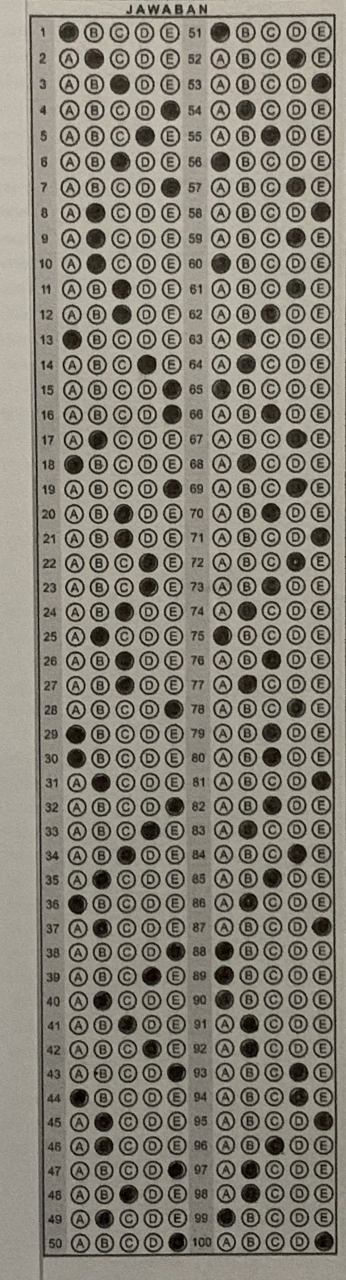
#> input picture inputs/circle_1/stu_good_light.jpg, 1036 x 3839 px, found by its file name (shown at 1/3 size); the run also reads 2 pictures not shown here
$ jupyter execute pg_circle_v3_not_ideal_lighting.ipynb   (older library calls are emulated)
#> lines starting #> are read from the running program, lines starting #| are printed output that depends on the picture; after the words box and inside, x2 and y2 are one past the last pixel; in counts of white or black regions, pixels touching at a corner belong together
[cell 1]
import cv2
import numpy as np
import matplotlib.pyplot as plt

def resize_image(image, target_size=(800, 1000)):
  '''Resize the image while maintaining aspect ratio'''
  h, w = image.shape[:2]
  scale = min(target_size[1] / w, target_size[0] / h)
  new_w = int(w * scale)
  new_h = int(h * scale)
  resized_image = cv2.resize(image, (new_w, new_h))
  return resized_image

def logarithmic_transformation(image, epsilon=1e-5):
  '''Apply logarithmic transformation to the image with zero value handling'''
  c = 255 / np.log(1 + np.max(image))
  # Epsilon zero-handling technique
  log_image = c * (np.log(1 + image + epsilon))
  log_image = np.array(log_image, dtype=np.uint8)

  return log_image

def contrast_stretching(image):
  min_val = np.min(image)
  max_val = np.max(image)
  stretched = (image - min_val) * (255 / (max_val - min_val))
  return stretched.astype(np.uint8)

def gaussian_blur(image, mode='Soft'):
  if mode == 'Soft':
    kernel_size = (3,3)
  elif mode == 'Medium':
    kernel_size = (5,5)
  elif mode == 'Hard':
    kernel_size = (7,7)
  else:
    raise ValueError("Mode must be 'Soft', 'Medium', or 'Hard'")

  return cv2.GaussianBlur(image, kernel_size, 0)

def measure_blurriness(image):
  # Apply the Laplacian operator to detect edges
  laplacian = cv2.Laplacian(image, cv2.CV_64F)
  # Variance of Laplacian
  variance = laplacian.var()

  return variance

def adaptive_gaussian_blur(image, desired_blur=100, max_iterations=100):
  # Measure initial blur level
  initial_blur = measure_blurriness(image)

  # Set a starting kernel size
  kernel_size = 5

  for iteration in range(max_iterations):
      # Apply Gaussian blur with the current kernel size
      blurred_image = cv2.GaussianBlur(image, (kernel_size, kernel_size), 0)

      # Measure the blur after applying Gaussian blur
      current_blur = measure_blurriness(blurred_image)

      # If the current blur exceeds the desired blur, stop
      if current_blur > desired_blur:
          kernel_size += 2
      else:
        break

  final_blurred_img = cv2.GaussianBlur(image, (kernel_size, kernel_size), 0)
  final_blur = measure_blurriness(final_blurred_img)

  print(f"Initial Blur: {initial_blur}, Final Blur: {final_blur}, Kernel Size: {kernel_size}, Iterations: {iteration+1}")

  return final_blurred_img

def clahe_equalization(image):
  clahe = cv2.createCLAHE(clipLimit=2.0, tileGridSize=(8,8))
  equalized_img = clahe.apply(image)
  return equalized_img

def otsu_thresholding(image):
  _, binary_image = cv2.threshold(image, 0, 255, cv2.THRESH_BINARY_INV + cv2.THRESH_OTSU)
  return binary_image

def canny_edge_detection(image, low_threshold=50, high_threshold=150):
  return cv2.Canny(image, low_threshold, high_threshold)

def find_extreme_corners(contours):
  '''Find the extreme corners of the image'''
  all_points = np.vstack(contours)
  top_left = all_points[np.argmin(all_points[:, :, 0] + all_points[:, :, 1])]
  bottom_right = all_points[np.argmax(all_points[:, :, 0] + all_points[:, :, 1])]
  top_right = all_points[np.argmax(all_points[:, :, 0] - all_points[:, :, 1])]
  bottom_left = all_points[np.argmin(all_points[:, :, 0] - all_points[:, :, 1])]
  return top_left[0], top_right[0], bottom_left[0], bottom_right[0]

def apply_perspective_transformation(image, corners):
  '''Apply perspective transformation to the image'''
  tl, tr, bl, br = corners
  width = int(max(np.linalg.norm(br - bl), np.linalg.norm(tr - tl)))
  height = int(max(np.linalg.norm(tr - br), np.linalg.norm(tl - bl)))

  dst_pts = np.array([
      [0, 0],
      [width - 1, 0],
      [0, height - 1],
      [width - 1, height - 1]
  ], dtype="float32")

  src_pts = np.array([tl, tr, bl, br], dtype="float32")

  M = cv2.getPerspectiveTransform(src_pts, dst_pts)
  warped = cv2.warpPerspective(image, M, (width, height))
  return warped

def automatic_warp_transformation(image, target_size=(800, 1000)):
  '''Automatic Cropping using Adaptive Warp Transformation'''
  gray_image = cv2.cvtColor(image, cv2.COLOR_BGR2GRAY)
  resized_image = resize_image(gray_image, target_size)
  brightened_image = logarithmic_transformation(resized_image)
  contrast_image = contrast_stretching(brightened_image)
  blurred_image = gaussian_blur(contrast_image, mode='Soft')
  binary_image = otsu_thresholding(blurred_image)
  edges = canny_edge_detection(binary_image)
  contours, _ = cv2.findContours(edges, cv2.RETR_EXTERNAL, cv2.CHAIN_APPROX_SIMPLE)

  # Getting Contours (Drawing Contours in image, useful for debugging)
  contour_image = cv2.cvtColor(binary_image, cv2.COLOR_GRAY2BGR)
  cv2.drawContours(contour_image, contours, -1, (0, 255, 0), 2)

  corners = find_extreme_corners(contours)
  for corner in corners:
      cv2.circle(contour_image, tuple(corner), 5, (0, 0, 255), -1)

  warped_image = apply_perspective_transformation(resized_image, corners)
  print(f'Initial image {image.shape} processed to {warped_image.shape}')

  return warped_image

def image_uniformization(master_image, student_image):
  '''Precision Image Resizing'''
  master_shape = master_image.shape
  student_shape = student_image.shape

  master_height = master_shape[0]
  master_width = master_shape[1]

  student_height = student_shape[0]
  student_width = student_shape[1]

  min_height = min(master_height, student_height)
  min_width = min(master_width, student_width)

  resized_master = cv2.resize(master_image, (min_width, min_height))
  resized_student = cv2.resize(student_image, (min_width, min_height))

  print(f'master_key {master_image.shape} and student_answer {student_image.shape} uniformed to {resized_master.shape}')

  return resized_master, resized_student

def morph_open(image):
  kernel = cv2.getStructuringElement(cv2.MORPH_RECT, (5, 5))
  eroded_img = cv2.erode(image, kernel, iterations = 1)
  dilated_img = cv2.dilate(eroded_img, kernel, iterations = 1)

  return dilated_img

# [9 lines left out: function core_preprocessing, not called in this run]

def core_preprocessing_v2(image):
  '''
  Core Preprocessing Module V2:
  - Uses CLAHE for lighting handling
  - Uses Adaptive Gaussian Blur to ensure optimal thresholding
  '''
  clahe_img = clahe_equalization(image)
  blurred_img = adaptive_gaussian_blur(clahe_img, desired_blur=100, max_iterations=100)
  contrast_img = contrast_stretching(blurred_img)
  log_img = logarithmic_transformation(contrast_img)
  binary_img = otsu_thresholding(log_img)
  opened_img = morph_open(binary_img)

  return opened_img

def draw_full_contours(contours, cont_image, radius = 7):
  '''Draw Full Circles'''
  for contour in contours:
    M = cv2.moments(contour)
    if M["m00"] != 0:
      cX = int(M["m10"] / M["m00"])
      cY = int(M["m01"] / M["m00"])
      # Draw a filled circle at the center of the contour
      cv2.circle(cont_image, (cX, cY), radius, (0, 255, 0), -1)

  return cont_image

def extract_and_draw_contours(image):
  contours, hierarchy = cv2.findContours(image, cv2.RETR_LIST, cv2.CHAIN_APPROX_SIMPLE)

  unique_values = []
  for columns in image:
    for pixel in columns:
      if pixel not in unique_values:
        unique_values.append(pixel)

  contour_image = cv2.cvtColor(image, cv2.COLOR_GRAY2BGR)
  contour_image = draw_full_contours(contours, contour_image)

  return contours, contour_image

def extract_and_draw_circle_contours(image):
  contours, hierarchy = cv2.findContours(image, cv2.RETR_LIST, cv2.CHAIN_APPROX_SIMPLE)

  circle_contours = []
  contour_image = cv2.cvtColor(image, cv2.COLOR_GRAY2BGR)

  # radius_list = []
  # contour_ar_list = []

  for contour in contours:
      # Approximate the enclosing circle for each contour
      (x, y), radius = cv2.minEnclosingCircle(contour)
      circle_area = np.pi * (radius ** 2)

      # [7 lines of commented-out code are left out]
      contour_area = cv2.contourArea(contour)

      # Check if the contour area is approximately equal to the circle area
      # Tolerance range for being "circular"
      if radius < 5:
          if 0.6 <= contour_area / circle_area <= 1.4:
              circle_contours.append(contour)
      else:
          if 0.8 <= contour_area / circle_area <= 1.2:
              circle_contours.append(contour)

  # contour_image = cv2.drawContours(contour_image, circle_contours, -1, (0, 255, 0), thickness=2)
  contour_image = draw_full_contours(circle_contours, contour_image)

  return circle_contours, contour_image

def soft_morph_open(image):
  kernel = cv2.getStructuringElement(cv2.MORPH_RECT, (3, 3))
  eroded_img = cv2.erode(image, kernel, iterations = 1)
  dilated_img = cv2.dilate(eroded_img, kernel, iterations = 1)

  return dilated_img

def final_scoring(new_student, processed_student, master_contours):
  '''Final Score Calculation'''
  test_answer = processed_student.copy()
  # drawing the Answer Key to the Student's test answer, extracting the mistakes information
  check_answers = draw_full_contours(master_contours, test_answer)

  # open the image to remove noise
  final_sheet = soft_morph_open(check_answers)

  # fetching mistakes contours
  final_contours, img = extract_and_draw_circle_contours(final_sheet)

  # calculating mistakes and final score
  mistakes = len(final_contours)
  total_questions = len(master_contours)
  print(f'total_questions: {total_questions}, mistakes: {mistakes}')
  final_score = ((total_questions - mistakes) / total_questions) * 100
  print(f'final score: {final_score}')

  student_correction = cv2.cvtColor(new_student, cv2.COLOR_GRAY2BGR)
  student_correction = draw_full_contours(master_contours, student_correction)

  return final_score, student_correction

[cell 2]
answer1 = cv2.imread('inputs/circle_1/stu_good_light.jpg')
#> answer1 is the input picture: shape (3839, 1036, 3); mean B, G, R 120.4, 131.4, 135.9
master_sheet = cv2.imread('inputs/circle_1/master_circle_best.jpg')
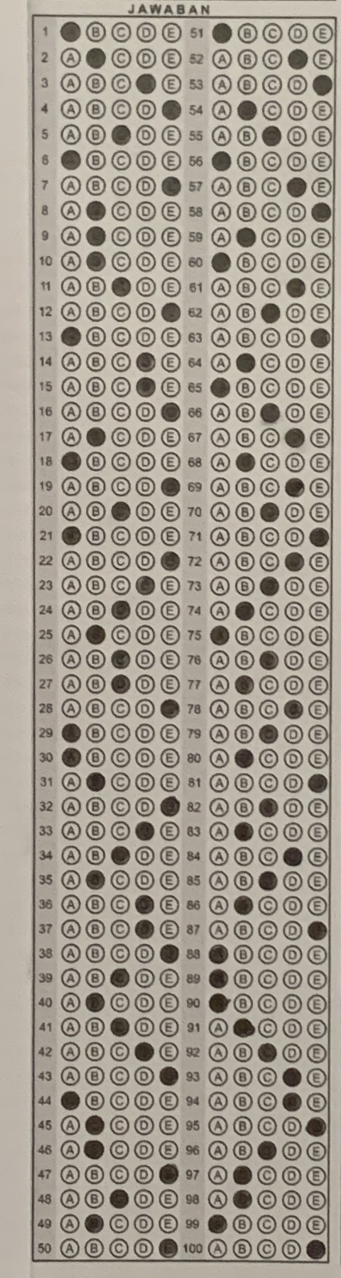
#> input picture inputs/circle_1/master_circle_best.jpg, 1021 x 3832 px, found by its file name (shown at 1/3 size)
#> master_sheet is the input picture: shape (3832, 1021, 3); mean B, G, R 144.4, 155.8, 163.2

# [20 lines of commented-out code are left out]

[cell 3]
# [35 lines of commented-out code are left out]

[cell 4]
# blurriness = measure_blurriness(blurred_img)
# print('Blurriness: ', blurriness)

[cell 5]
student1 = automatic_warp_transformation(answer1)
#> in logarithmic_transformation, `c = 255 / np.log(1 + np.max(image))`: c = 47.82
#> in contrast_stretching, `min_val = np.min(image)`: min_val = 0
#> in contrast_stretching, `max_val = np.max(image)`: max_val = 255
#> in otsu_thresholding, `_, binary_image = cv2.threshold(image, 0, 255, cv2.THRESH_BINARY_INV +..`:
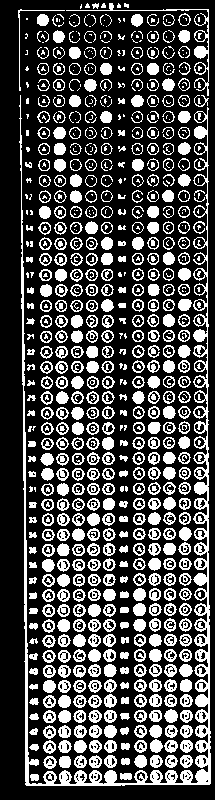
#> binary_image: shape (800, 215); 29.6% white; 841 white regions (309 under 20 px), largest, box (x1, y1, x2, y2) and area: (19, 95, 211, 786) 7952, (66, 3, 209, 96) 629, (164, 709, 178, 723) 142
#> in canny_edge_detection, `return cv2.Canny(image, low_threshold, high_threshold)`:
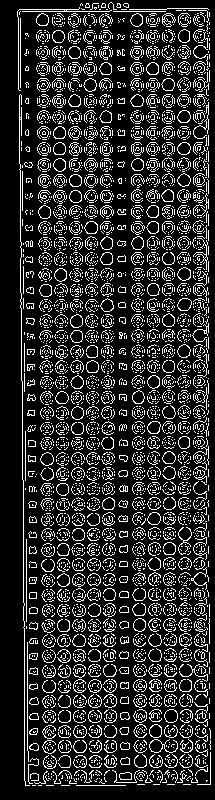
#> returned value: shape (800, 215); 18% white in thin lines or dots, all inside (x1, y1, x2, y2) = (17, 2, 211, 786)
#> in automatic_warp_transformation, `contours, _ = cv2.findContours(edges, cv2.RETR_EXTERNAL, cv2.CHAIN_APP..`: contours = 4237 contours, 4126 with area under 20; largest, box (x1, y1, x2, y2) and area: (164, 709, 178, 723) 138, (149, 739, 178, 753) 136, (177, 298, 192, 311) 135, (177, 267, 191, 281) 131, (149, 724, 162, 738) 130
#> in find_extreme_corners, `all_points = np.vstack(contours)`: all_points = contour of 27463 points, box (x1, y1, x2, y2) (17, 2, 211, 786), area 53792
#> in find_extreme_corners, `top_left = all_points[np.argmin(all_points[:, :, 0] + all_points[:, :,..`: top_left = [[19, 9]]
#> in find_extreme_corners, `bottom_right = all_points[np.argmax(all_points[:, :, 0] + all_points[:..`: bottom_right = [[210, 784]]
#> in find_extreme_corners, `top_right = all_points[np.argmax(all_points[:, :, 0] - all_points[:, :..`: top_right = [[207, 8]]
#> in find_extreme_corners, `bottom_left = all_points[np.argmin(all_points[:, :, 0] - all_points[:,..`: bottom_left = [[25, 785]]
#> in automatic_warp_transformation, `corners = find_extreme_corners(contours)`: corners = ([19, 9], [207, 8], [25, 785], [210, 784])
#> the loop in automatic_warp_transformation, `for corner in corners:` made 4 passes
#> after the loop in automatic_warp_transformation, `for corner in corners:`:
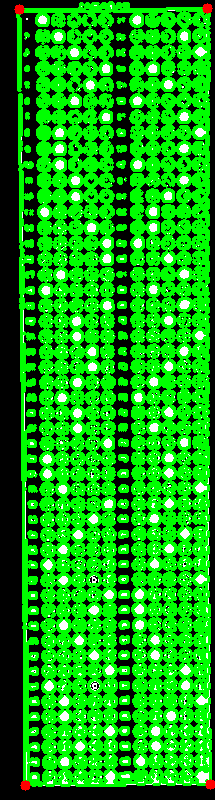
#> contour_image: shape (800, 215, 3); mean B, G, R 15.1, 165.4, 15.5
#> in apply_perspective_transformation, `tl, tr, bl, br = corners`: tl = [19, 9]; tr = [207, 8]; bl = [25, 785]; br = [210, 784]
#> in apply_perspective_transformation, `width = int(max(np.linalg.norm(br - bl), np.linalg.norm(tr - tl)))`: width = 188
#> in apply_perspective_transformation, `height = int(max(np.linalg.norm(tr - br), np.linalg.norm(tl - bl)))`: height = 776
#> in apply_perspective_transformation, `dst_pts = np.array([ [0, 0], [width - 1, 0], [0, height - 1], [width -..`: dst_pts = [[0, 0], [187, 0], [0, 775], [187, 775]]
#> in apply_perspective_transformation, `src_pts = np.array([tl, tr, bl, br], dtype="float32")`: src_pts = [[19, 9], [207, 8], [25, 785], [210, 784]]
#> in apply_perspective_transformation, `M = cv2.getPerspectiveTransform(src_pts, dst_pts)`: M = [[0.994, -0.00769, -18.82], [0.00523, 0.983, -8.94], [-2.2e-07, -2.06e-05, 1]]
#| Initial image (3839, 1036, 3) processed to (776, 188)
master_key = automatic_warp_transformation(master_sheet)
#> call 2 of automatic_warp_transformation, with target_size = (800, 1000)
#> call 2 of resize_image, with target_size = (800, 1000)
#> in resize_image (call 2), `resized_image = cv2.resize(image, (new_w, new_h))`:
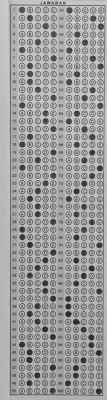
#> resized_image: shape (800, 213) (shown at 1/2 size); min 19, max 213, mean 156.5
#> call 2 of logarithmic_transformation, with epsilon = 1e-05
#> in logarithmic_transformation (call 2), `c = 255 / np.log(1 + np.max(image))`: c = 47.52
#> in logarithmic_transformation (call 2), `log_image = np.array(log_image, dtype=np.uint8)`:
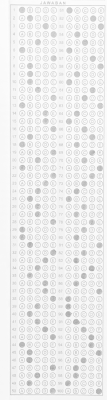
#> log_image: shape (800, 213) (shown at 1/2 size); min 142, max 255, mean 237.5
#> call 2 of canny_edge_detection, with low_threshold = 50, high_threshold = 150
#> in canny_edge_detection (call 2), `return cv2.Canny(image, low_threshold, high_threshold)`:
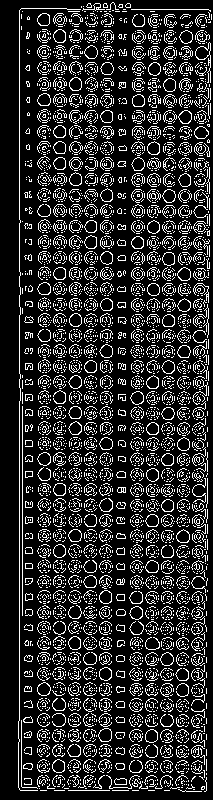
#> returned value: shape (800, 213); 17.7% white in thin lines or dots, all inside (x1, y1, x2, y2) = (18, 2, 212, 792)
#> in automatic_warp_transformation (call 2), `contours, _ = cv2.findContours(edges, cv2.RETR_EXTERNAL, cv2.CHAIN_APP..`: contours = 4627 contours, 4512 with area under 20; largest, box (x1, y1, x2, y2) and area: (195, 42, 211, 83) 164, (98, 728, 112, 742) 140, (37, 682, 51, 696) 133, (177, 267, 191, 281) 133, (178, 110, 192, 124) 132
#> in automatic_warp_transformation (call 2), `corners = find_extreme_corners(contours)`: corners = ([21, 8], [210, 10], [19, 789], [206, 790])
#> the loop in automatic_warp_transformation (call 2), `for corner in corners:` made 4 passes
#> after the loop in automatic_warp_transformation (call 2), `for corner in corners:`:
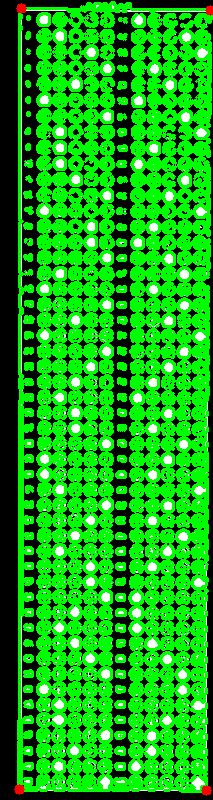
#> contour_image: shape (800, 213, 3); mean B, G, R 14.6, 165.3, 15.1
#| Initial image (3832, 1021, 3) processed to (781, 189)

print(f'master_sheet {master_sheet.shape} processed to {master_key.shape}')
#| master_sheet (3832, 1021, 3) processed to (781, 189)
print(f'answer1 {answer1.shape} processed to {student1.shape}')
#| answer1 (3839, 1036, 3) processed to (776, 188)

# [13 lines of commented-out code are left out]

[cell 6]
new_master, new_student = image_uniformization(master_key, student1)
#| master_key (781, 189) and student_answer (776, 188) uniformed to (776, 188)
print(new_master.shape, new_student.shape)
#| (776, 188) (776, 188)

[cell 7]
# [25 lines of commented-out code are left out]

[cell 8]
# [42 lines of commented-out code are left out]

[cell 9]
# [44 lines of commented-out code are left out]

[cell 10]
# cv2_imshow(new_master)

[cell 11]
# cv2_imshow(new_student)

[cell 12]
processed_master = core_preprocessing_v2(new_master)
#> in measure_blurriness, `laplacian = cv2.Laplacian(image, cv2.CV_64F)`:
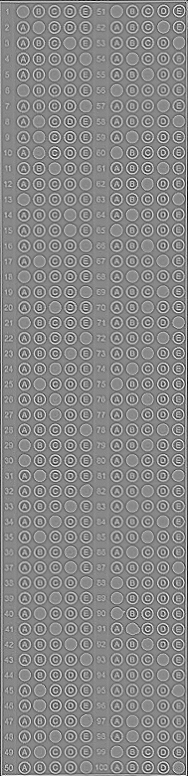
#> laplacian: shape (776, 188) float64; min -396, max 344, mean -0.8; drawn with min black and max white
#> in measure_blurriness, `variance = laplacian.var()`: variance = 7563
#> the loop in adaptive_gaussian_blur, `for iteration in range(max_iterations):` made 3 passes
#> (variance in measure_blurriness, current_blur) on passes 1 to 3: (533.5, 533.5), (162.9, 162.9), (81.04, 81.04)
#> pass 2, in measure_blurriness (call 3), `laplacian = cv2.Laplacian(image, cv2.CV_64F)`:
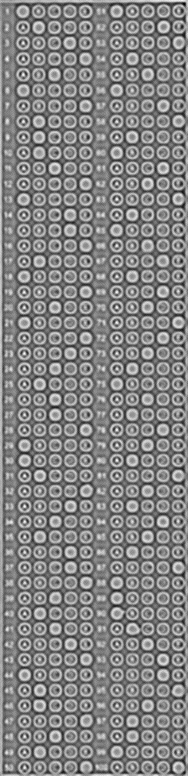
#> laplacian: shape (776, 188) float64; min -42, max 39, mean 0.1; drawn with min black and max white
#> after the loop in adaptive_gaussian_blur, `for iteration in range(max_iterations):`: kernel_size = 9
#> (the rest of the program and of its run is left out)
